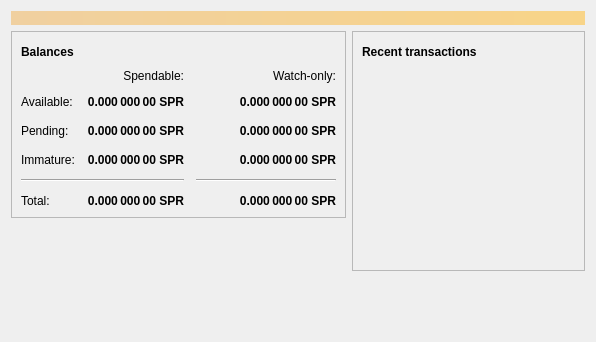
<?xml version="1.0" encoding="UTF-8"?>
<ui version="4.0">
 <class>OverviewPage</class>
 <widget class="QWidget" name="OverviewPage">
  <property name="geometry">
   <rect>
    <x>0</x>
    <y>0</y>
    <width>596</width>
    <height>342</height>
   </rect>
  </property>
  <property name="windowTitle">
   <string>Form</string>
  </property>
  <layout class="QVBoxLayout" name="topLayout">
   <item>
    <widget class="QLabel" name="labelAlerts">
     <property name="visible">
      <bool>false</bool>
     </property>
     <property name="styleSheet">
      <string notr="true">QLabel { background-color: qlineargradient(x1: 0, y1: 0, x2: 1, y2: 0, stop:0 #F0D0A0, stop:1 #F8D488); color:#000000; }</string>
     </property>
     <property name="wordWrap">
      <bool>true</bool>
     </property>
     <property name="margin">
      <number>3</number>
     </property>
     <property name="textInteractionFlags">
      <set>Qt::TextSelectableByMouse</set>
     </property>
    </widget>
   </item>
   <item>
    <layout class="QHBoxLayout" name="horizontalLayout" stretch="1,1">
     <item>
      <layout class="QVBoxLayout" name="verticalLayout_2">
       <item>
        <widget class="QFrame" name="frame">
         <property name="frameShape">
          <enum>QFrame::StyledPanel</enum>
         </property>
         <property name="frameShadow">
          <enum>QFrame::Raised</enum>
         </property>
         <layout class="QVBoxLayout" name="verticalLayout_4">
          <item>
           <layout class="QHBoxLayout" name="horizontalLayout_4">
            <item>
             <widget class="QLabel" name="label_5">
              <property name="font">
               <font>
                <weight>75</weight>
                <bold>true</bold>
               </font>
              </property>
              <property name="text">
               <string>Balances</string>
              </property>
             </widget>
            </item>
            <item>
             <widget class="QPushButton" name="labelWalletStatus">
              <property name="enabled">
               <bool>true</bool>
              </property>
              <property name="maximumSize">
               <size>
                <width>30</width>
                <height>16777215</height>
               </size>
              </property>
              <property name="toolTip">
               <string>The displayed information may be out of date. Your wallet automatically synchronizes with the Spore network after a connection is established, but this process has not completed yet.</string>
              </property>
              <property name="text">
               <string/>
              </property>
              <property name="icon">
               <iconset resource="../bitcoin.qrc">
                <normaloff>:/icons/warning</normaloff>
                <disabledoff>:/icons/warning</disabledoff>:/icons/warning</iconset>
              </property>
              <property name="iconSize">
               <size>
                <width>24</width>
                <height>24</height>
               </size>
              </property>
              <property name="flat">
               <bool>true</bool>
              </property>
             </widget>
            </item>
            <item>
             <spacer name="horizontalSpacer_3">
              <property name="orientation">
               <enum>Qt::Horizontal</enum>
              </property>
              <property name="sizeHint" stdset="0">
               <size>
                <width>40</width>
                <height>20</height>
               </size>
              </property>
             </spacer>
            </item>
           </layout>
          </item>
          <item>
           <layout class="QGridLayout" name="gridLayout">
            <property name="spacing">
             <number>12</number>
            </property>
            <item row="2" column="2">
             <widget class="QLabel" name="labelWatchPending">
              <property name="font">
               <font>
                <weight>75</weight>
                <bold>true</bold>
               </font>
              </property>
              <property name="cursor">
               <cursorShape>IBeamCursor</cursorShape>
              </property>
              <property name="toolTip">
               <string>Unconfirmed transactions to watch-only addresses</string>
              </property>
              <property name="text">
               <string notr="true">0.000 000 00 SPR</string>
              </property>
              <property name="alignment">
               <set>Qt::AlignRight|Qt::AlignTrailing|Qt::AlignVCenter</set>
              </property>
              <property name="textInteractionFlags">
               <set>Qt::LinksAccessibleByMouse|Qt::TextSelectableByKeyboard|Qt::TextSelectableByMouse</set>
              </property>
             </widget>
            </item>
            <item row="2" column="1">
             <widget class="QLabel" name="labelUnconfirmed">
              <property name="font">
               <font>
                <weight>75</weight>
                <bold>true</bold>
               </font>
              </property>
              <property name="cursor">
               <cursorShape>IBeamCursor</cursorShape>
              </property>
              <property name="toolTip">
               <string>Total of transactions that have yet to be confirmed, and do not yet count toward the spendable balance</string>
              </property>
              <property name="text">
               <string notr="true">0.000 000 00 SPR</string>
              </property>
              <property name="alignment">
               <set>Qt::AlignRight|Qt::AlignTrailing|Qt::AlignVCenter</set>
              </property>
              <property name="textInteractionFlags">
               <set>Qt::LinksAccessibleByMouse|Qt::TextSelectableByKeyboard|Qt::TextSelectableByMouse</set>
              </property>
             </widget>
            </item>
            <item row="3" column="2">
             <widget class="QLabel" name="labelWatchImmature">
              <property name="font">
               <font>
                <weight>75</weight>
                <bold>true</bold>
               </font>
              </property>
              <property name="cursor">
               <cursorShape>IBeamCursor</cursorShape>
              </property>
              <property name="toolTip">
               <string>Mined balance in watch-only addresses that has not yet matured</string>
              </property>
              <property name="text">
               <string notr="true">0.000 000 00 SPR</string>
              </property>
              <property name="alignment">
               <set>Qt::AlignRight|Qt::AlignTrailing|Qt::AlignVCenter</set>
              </property>
              <property name="textInteractionFlags">
               <set>Qt::LinksAccessibleByMouse|Qt::TextSelectableByKeyboard|Qt::TextSelectableByMouse</set>
              </property>
             </widget>
            </item>
            <item row="4" column="0" colspan="2">
             <widget class="Line" name="line">
              <property name="orientation">
               <enum>Qt::Horizontal</enum>
              </property>
             </widget>
            </item>
            <item row="4" column="2">
             <widget class="Line" name="lineWatchBalance">
              <property name="sizePolicy">
               <sizepolicy hsizetype="Preferred" vsizetype="Fixed">
                <horstretch>0</horstretch>
                <verstretch>0</verstretch>
               </sizepolicy>
              </property>
              <property name="minimumSize">
               <size>
                <width>140</width>
                <height>0</height>
               </size>
              </property>
              <property name="orientation">
               <enum>Qt::Horizontal</enum>
              </property>
             </widget>
            </item>
            <item row="5" column="0">
             <widget class="QLabel" name="labelTotalText">
              <property name="text">
               <string>Total:</string>
              </property>
             </widget>
            </item>
            <item row="3" column="1">
             <widget class="QLabel" name="labelImmature">
              <property name="font">
               <font>
                <weight>75</weight>
                <bold>true</bold>
               </font>
              </property>
              <property name="cursor">
               <cursorShape>IBeamCursor</cursorShape>
              </property>
              <property name="toolTip">
               <string>Mined balance that has not yet matured</string>
              </property>
              <property name="text">
               <string notr="true">0.000 000 00 SPR</string>
              </property>
              <property name="alignment">
               <set>Qt::AlignRight|Qt::AlignTrailing|Qt::AlignVCenter</set>
              </property>
              <property name="textInteractionFlags">
               <set>Qt::LinksAccessibleByMouse|Qt::TextSelectableByKeyboard|Qt::TextSelectableByMouse</set>
              </property>
             </widget>
            </item>
            <item row="2" column="3">
             <spacer name="horizontalSpacer_2">
              <property name="orientation">
               <enum>Qt::Horizontal</enum>
              </property>
              <property name="sizeHint" stdset="0">
               <size>
                <width>40</width>
                <height>20</height>
               </size>
              </property>
             </spacer>
            </item>
            <item row="3" column="0">
             <widget class="QLabel" name="labelImmatureText">
              <property name="text">
               <string>Immature:</string>
              </property>
             </widget>
            </item>
            <item row="5" column="1">
             <widget class="QLabel" name="labelTotal">
              <property name="font">
               <font>
                <weight>75</weight>
                <bold>true</bold>
               </font>
              </property>
              <property name="cursor">
               <cursorShape>IBeamCursor</cursorShape>
              </property>
              <property name="toolTip">
               <string>Your current total balance</string>
              </property>
              <property name="text">
               <string notr="true">0.000 000 00 SPR</string>
              </property>
              <property name="alignment">
               <set>Qt::AlignRight|Qt::AlignTrailing|Qt::AlignVCenter</set>
              </property>
              <property name="textInteractionFlags">
               <set>Qt::LinksAccessibleByMouse|Qt::TextSelectableByKeyboard|Qt::TextSelectableByMouse</set>
              </property>
             </widget>
            </item>
            <item row="5" column="2">
             <widget class="QLabel" name="labelWatchTotal">
              <property name="font">
               <font>
                <weight>75</weight>
                <bold>true</bold>
               </font>
              </property>
              <property name="cursor">
               <cursorShape>IBeamCursor</cursorShape>
              </property>
              <property name="toolTip">
               <string>Current total balance in watch-only addresses</string>
              </property>
              <property name="text">
               <string notr="true">0.000 000 00 SPR</string>
              </property>
              <property name="alignment">
               <set>Qt::AlignRight|Qt::AlignTrailing|Qt::AlignVCenter</set>
              </property>
              <property name="textInteractionFlags">
               <set>Qt::LinksAccessibleByMouse|Qt::TextSelectableByKeyboard|Qt::TextSelectableByMouse</set>
              </property>
             </widget>
            </item>
            <item row="0" column="2">
             <widget class="QLabel" name="labelWatchonly">
              <property name="text">
               <string>Watch-only:</string>
              </property>
              <property name="alignment">
               <set>Qt::AlignRight|Qt::AlignTrailing|Qt::AlignVCenter</set>
              </property>
             </widget>
            </item>
            <item row="1" column="0">
             <widget class="QLabel" name="labelBalanceText">
              <property name="text">
               <string>Available:</string>
              </property>
             </widget>
            </item>
            <item row="1" column="1">
             <widget class="QLabel" name="labelBalance">
              <property name="font">
               <font>
                <weight>75</weight>
                <bold>true</bold>
               </font>
              </property>
              <property name="cursor">
               <cursorShape>IBeamCursor</cursorShape>
              </property>
              <property name="toolTip">
               <string>Your current spendable balance</string>
              </property>
              <property name="text">
               <string notr="true">0.000 000 00 SPR</string>
              </property>
              <property name="alignment">
               <set>Qt::AlignRight|Qt::AlignTrailing|Qt::AlignVCenter</set>
              </property>
              <property name="textInteractionFlags">
               <set>Qt::LinksAccessibleByMouse|Qt::TextSelectableByKeyboard|Qt::TextSelectableByMouse</set>
              </property>
             </widget>
            </item>
            <item row="1" column="2">
             <widget class="QLabel" name="labelWatchAvailable">
              <property name="font">
               <font>
                <weight>75</weight>
                <bold>true</bold>
               </font>
              </property>
              <property name="cursor">
               <cursorShape>IBeamCursor</cursorShape>
              </property>
              <property name="toolTip">
               <string>Your current balance in watch-only addresses</string>
              </property>
              <property name="text">
               <string notr="true">0.000 000 00 SPR</string>
              </property>
              <property name="alignment">
               <set>Qt::AlignRight|Qt::AlignTrailing|Qt::AlignVCenter</set>
              </property>
              <property name="textInteractionFlags">
               <set>Qt::LinksAccessibleByMouse|Qt::TextSelectableByKeyboard|Qt::TextSelectableByMouse</set>
              </property>
             </widget>
            </item>
            <item row="2" column="0">
             <widget class="QLabel" name="labelPendingText">
              <property name="text">
               <string>Pending:</string>
              </property>
             </widget>
            </item>
            <item row="0" column="1">
             <widget class="QLabel" name="labelSpendable">
              <property name="text">
               <string>Spendable:</string>
              </property>
              <property name="alignment">
               <set>Qt::AlignRight|Qt::AlignTrailing|Qt::AlignVCenter</set>
              </property>
             </widget>
            </item>
           </layout>
          </item>
         </layout>
        </widget>
       </item>
       <item>
        <spacer name="verticalSpacer">
         <property name="orientation">
          <enum>Qt::Vertical</enum>
         </property>
         <property name="sizeHint" stdset="0">
          <size>
           <width>20</width>
           <height>40</height>
          </size>
         </property>
        </spacer>
       </item>
      </layout>
     </item>
     <item>
      <layout class="QVBoxLayout" name="verticalLayout_3">
       <item>
        <widget class="QFrame" name="frame_2">
         <property name="frameShape">
          <enum>QFrame::StyledPanel</enum>
         </property>
         <property name="frameShadow">
          <enum>QFrame::Raised</enum>
         </property>
         <layout class="QVBoxLayout" name="verticalLayout">
          <item>
           <layout class="QHBoxLayout" name="horizontalLayout_2">
            <item>
             <widget class="QLabel" name="label_4">
              <property name="font">
               <font>
                <weight>75</weight>
                <bold>true</bold>
               </font>
              </property>
              <property name="text">
               <string>Recent transactions</string>
              </property>
             </widget>
            </item>
            <item>
             <widget class="QPushButton" name="labelTransactionsStatus">
              <property name="enabled">
               <bool>true</bool>
              </property>
              <property name="maximumSize">
               <size>
                <width>30</width>
                <height>16777215</height>
               </size>
              </property>
              <property name="toolTip">
               <string>The displayed information may be out of date. Your wallet automatically synchronizes with the Spore network after a connection is established, but this process has not completed yet.</string>
              </property>
              <property name="text">
               <string/>
              </property>
              <property name="icon">
               <iconset resource="../bitcoin.qrc">
                <normaloff>:/icons/warning</normaloff>
                <disabledoff>:/icons/warning</disabledoff>:/icons/warning</iconset>
              </property>
              <property name="iconSize">
               <size>
                <width>24</width>
                <height>24</height>
               </size>
              </property>
              <property name="flat">
               <bool>true</bool>
              </property>
             </widget>
            </item>
            <item>
             <spacer name="horizontalSpacer">
              <property name="orientation">
               <enum>Qt::Horizontal</enum>
              </property>
              <property name="sizeHint" stdset="0">
               <size>
                <width>40</width>
                <height>20</height>
               </size>
              </property>
             </spacer>
            </item>
           </layout>
          </item>
          <item>
           <widget class="QListView" name="listTransactions">
            <property name="styleSheet">
             <string notr="true">QListView { background: transparent; }</string>
            </property>
            <property name="frameShape">
             <enum>QFrame::NoFrame</enum>
            </property>
            <property name="verticalScrollBarPolicy">
             <enum>Qt::ScrollBarAlwaysOff</enum>
            </property>
            <property name="horizontalScrollBarPolicy">
             <enum>Qt::ScrollBarAlwaysOff</enum>
            </property>
            <property name="selectionMode">
             <enum>QAbstractItemView::NoSelection</enum>
            </property>
           </widget>
          </item>
         </layout>
        </widget>
       </item>
       <item>
        <spacer name="verticalSpacer_2">
         <property name="orientation">
          <enum>Qt::Vertical</enum>
         </property>
         <property name="sizeHint" stdset="0">
          <size>
           <width>20</width>
           <height>40</height>
          </size>
         </property>
        </spacer>
       </item>
      </layout>
     </item>
    </layout>
   </item>
  </layout>
 </widget>
 <resources/>
 <connections/>
</ui>
